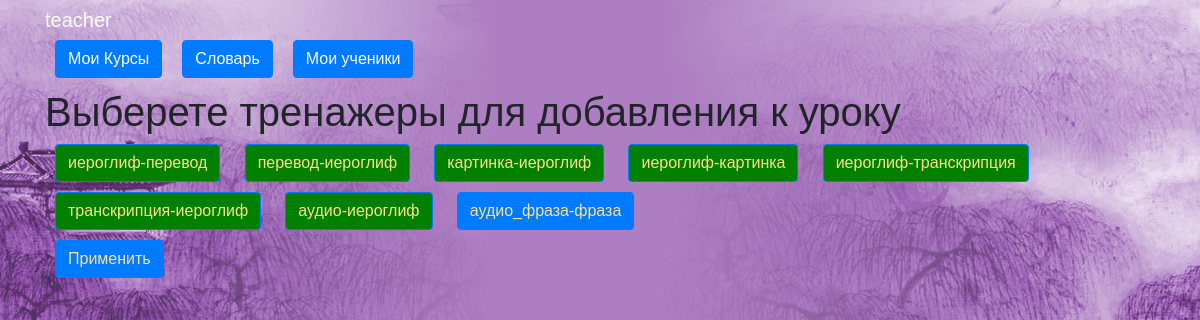
Screenshot of /add_trainers_to_lesson/1 (signed in) with the database file from the repository.
### data/users.py (models this page shows, shortened)
class User(SqlAlchemyBase, UserMixin, SerializerMixin):
    __tablename__ = 'users'
    id = sqlalchemy.Column(sqlalchemy.Integer,
                           primary_key=True, autoincrement=True)
    name = sqlalchemy.Column(sqlalchemy.String, nullable=True)
    last_name = sqlalchemy.Column(sqlalchemy.String, nullable=True)
    patronymic = sqlalchemy.Column(sqlalchemy.String, nullable=True)
    email = sqlalchemy.Column(sqlalchemy.String,
                              index=True, unique=True, nullable=True)
    about = sqlalchemy.Column(sqlalchemy.String, nullable=True)
    hashed_password = sqlalchemy.Column(sqlalchemy.String, nullable=True)
    teacher = sqlalchemy.Column(sqlalchemy.Boolean, nullable=True)
    creator = sqlalchemy.Column(sqlalchemy.Integer, nullable=True)
    courses = orm.relation("Courses",
                           secondary="users_to_course",
                           backref="users")
    words = orm.relation("Words", back_populates='user')

### data/trainers.py (models this page shows)
class Trainers(SqlAlchemyBase, SerializerMixin):
    __tablename__ = 'trainers'
    id = sqlalchemy.Column(sqlalchemy.Integer,
                           primary_key=True, autoincrement=True)
    name = sqlalchemy.Column(sqlalchemy.String, nullable=True)
    check_side = sqlalchemy.Column(sqlalchemy.Integer, nullable=True)
    ans_side = sqlalchemy.Column(sqlalchemy.Integer, nullable=True)

### main.py (the view, shortened to what this page needs)
@app.route('/add_trainers_to_lesson/<int:lesson_id>', methods=['GET', 'POST'])
@login_required
def add_trainers_to_lesson(lesson_id):
    form = AddTrainersToLessonForm()
    db_sess = db_session.create_session()
    lesson = db_sess.query(Lessons).get(lesson_id)
    current_course = 0
    for c in db_sess.query(User).get(current_user.id).courses:
        if lesson in c.lessons:
            current_course = c
    all_trainers = db_sess.query(Trainers).all()
    lesson_trainers = lesson.trainers
    unused_trainers = sorted(list(set(all_trainers).difference(set(lesson.trainers))),
                             key=lambda x: x.id)
    return render_template('add_trainers_to_lesson.html', trainers=all_trainers, form=form,
                           len_trainers=len(all_trainers),
                           lesson_trainers=lesson_trainers, unused_trainers=unused_trainers)

### forms/lesson.py
class AddTrainersToLessonForm(FlaskForm):
    submit = SubmitField('Применить')

### data/db_session.py (called while the page is built)
def create_session() -> Session:
    global __factory
    return __factory()

### main.py (called while the page is built)
@login_manager.user_loader
def load_user(user_id):
    db_sess = db_session.create_session()
    return db_sess.query(User).get(user_id)

### templates/add_trainers_to_lesson.html (shortened to what this page needs)
{% extends "base.html" %}
{% block content %}
<h1>Выберете тренажеры для добавления к уроку</h1>
<form action="" method="post" name="checks">
    {% for i in range(len_trainers) %}
    {% if trainers[i] in lesson_trainers %}
    <button id="train {{ i }}" style="background-color: green;"
            name="lesson_trainer" type="button" class="btn btn-primary" value="{{ trainers[i].id }}">
        {{ trainers[i].name }}
    </button>
    {% else %}
    <button id="train {{ i }}" name="not_lesson_trainer" type="button" class="btn btn-primary"
            value="{{ trainers[i].id }}">{{ trainers[i].name }}
    </button>
    {% endif %}
    {% endfor %}
    <p>{{ form.submit(type="submit", class="btn btn-primary") }}</p>
</form>
{% endblock %}

### templates/base.html (shortened to what this page needs)
<!doctype html>
<html lang="en">
<head>
    <link rel="stylesheet"
          href="https://stackpath.bootstrapcdn.com/bootstrap/4.4.1/css/bootstrap.min.css"
>
    <link rel="stylesheet" href="/static/style.css">
</head>
<body>
<header class="header">
    <div class="container">
        <div class="header_inner">
            <nav>
                {% if current_user.is_authenticated %}
                <a class="navbar-brand" href="/logout" style="color: white;">{{ current_user.name
                    }}</a>
                {% endif %}
                {% if current_user.is_authenticated %}
                <div class="nav" id="up buttons">
                    <a id="nav button 1" class="btn btn-primary" href="/courses" style="color: white;">Мои Курсы</a>
                    <a id="nav button 2" class="btn btn-primary" href="/dictionary" style="color: white;">Словарь</a>
                    {% if current_user.teacher %}
                    <a id="nav button 3" class="btn btn-primary" href="/pupils" style="color: white;">Мои ученики</a>
                    {% endif %}
                </div>
                {% endif %}
            </nav>
        </div>
    </div>
</header>
<main role="main" class="container">
    {% block content %}{% endblock %}
</main>
</body>
</html>

### static/style.css (style rules this page uses)
body { font-family: 'Montserrat', sans-serif; font-size: 15px; color: #33; background: url('background_paint.jpg'); -webkit-background-size: cover; background-size: cover; }
.header { width: 100%; top: 0; left: 0; right: 0; z-index: 1000; }
.navbar-brand { color: #fff; position: relative; }
.btn { margin: 0 10px; margin-bottom: 10px; }
.btn-primary { display: inline-block; vertical-align: top; color: #fce38a; }

### rows the page displays
User: name "teacher"
Trainers: name "иероглиф-перевод"
Trainers: name "перевод-иероглиф"
Trainers: name "картинка-иероглиф"
Trainers: name "иероглиф-картинка"
Trainers: name "иероглиф-транскрипция"
Trainers: name "транскрипция-иероглиф"
Trainers: name "аудио-иероглиф"
Trainers: name "аудио_фраза-фраза"
